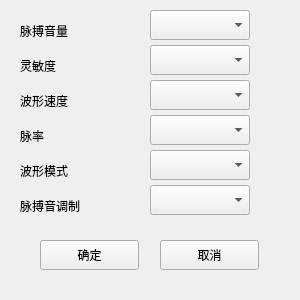
<?xml version="1.0" encoding="UTF-8"?>
<ui version="4.0">
 <class>Form_Set_spo</class>
 <widget class="QWidget" name="Form_Set_spo">
  <property name="geometry">
   <rect>
    <x>0</x>
    <y>0</y>
    <width>300</width>
    <height>300</height>
   </rect>
  </property>
  <property name="windowTitle">
   <string>血氧设置</string>
  </property>
  <widget class="QComboBox" name="comboBox_12">
   <property name="geometry">
    <rect>
     <x>150</x>
     <y>185</y>
     <width>100</width>
     <height>30</height>
    </rect>
   </property>
   <property name="maxVisibleItems">
    <number>2</number>
   </property>
  </widget>
  <widget class="QComboBox" name="comboBox">
   <property name="geometry">
    <rect>
     <x>150</x>
     <y>10</y>
     <width>100</width>
     <height>30</height>
    </rect>
   </property>
   <property name="maxVisibleItems">
    <number>11</number>
   </property>
  </widget>
  <widget class="QComboBox" name="comboBox_4">
   <property name="geometry">
    <rect>
     <x>150</x>
     <y>45</y>
     <width>100</width>
     <height>30</height>
    </rect>
   </property>
   <property name="maxVisibleItems">
    <number>3</number>
   </property>
  </widget>
  <widget class="QLabel" name="label">
   <property name="geometry">
    <rect>
     <x>20</x>
     <y>20</y>
     <width>71</width>
     <height>21</height>
    </rect>
   </property>
   <property name="text">
    <string>脉搏音量</string>
   </property>
  </widget>
  <widget class="QLabel" name="label_7">
   <property name="geometry">
    <rect>
     <x>20</x>
     <y>90</y>
     <width>71</width>
     <height>21</height>
    </rect>
   </property>
   <property name="text">
    <string>波形速度</string>
   </property>
  </widget>
  <widget class="QComboBox" name="comboBox_8">
   <property name="geometry">
    <rect>
     <x>150</x>
     <y>115</y>
     <width>100</width>
     <height>30</height>
    </rect>
   </property>
   <property name="maxVisibleItems">
    <number>2</number>
   </property>
  </widget>
  <widget class="QComboBox" name="comboBox_10">
   <property name="geometry">
    <rect>
     <x>150</x>
     <y>150</y>
     <width>100</width>
     <height>30</height>
    </rect>
   </property>
   <property name="maxVisibleItems">
    <number>2</number>
   </property>
  </widget>
  <widget class="QLabel" name="label_11">
   <property name="geometry">
    <rect>
     <x>20</x>
     <y>160</y>
     <width>71</width>
     <height>21</height>
    </rect>
   </property>
   <property name="text">
    <string>波形模式</string>
   </property>
  </widget>
  <widget class="QLabel" name="label_13">
   <property name="geometry">
    <rect>
     <x>20</x>
     <y>195</y>
     <width>81</width>
     <height>21</height>
    </rect>
   </property>
   <property name="text">
    <string>脉搏音调制</string>
   </property>
  </widget>
  <widget class="QLabel" name="label_4">
   <property name="geometry">
    <rect>
     <x>20</x>
     <y>55</y>
     <width>71</width>
     <height>21</height>
    </rect>
   </property>
   <property name="text">
    <string>灵敏度</string>
   </property>
  </widget>
  <widget class="QComboBox" name="comboBox_6">
   <property name="geometry">
    <rect>
     <x>150</x>
     <y>80</y>
     <width>100</width>
     <height>30</height>
    </rect>
   </property>
   <property name="maxVisibleItems">
    <number>2</number>
   </property>
  </widget>
  <widget class="QLabel" name="label_9">
   <property name="geometry">
    <rect>
     <x>20</x>
     <y>125</y>
     <width>71</width>
     <height>21</height>
    </rect>
   </property>
   <property name="text">
    <string>脉率</string>
   </property>
  </widget>
  <widget class="QPushButton" name="pushButton_2">
   <property name="geometry">
    <rect>
     <x>160</x>
     <y>240</y>
     <width>99</width>
     <height>30</height>
    </rect>
   </property>
   <property name="text">
    <string>取消</string>
   </property>
  </widget>
  <widget class="QPushButton" name="pushButton">
   <property name="geometry">
    <rect>
     <x>40</x>
     <y>240</y>
     <width>99</width>
     <height>30</height>
    </rect>
   </property>
   <property name="text">
    <string>确定</string>
   </property>
  </widget>
 </widget>
 <resources/>
 <connections/>
</ui>
